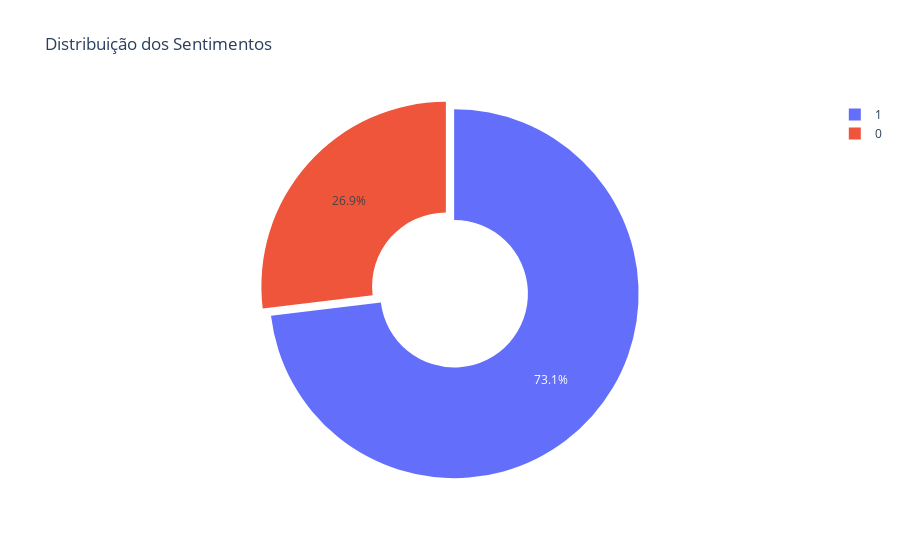

The cell this chart's notebook holds for it:
### Markdown cell above
## 1. Análise de Sentimentos
**Objetivo**: Identificar como os pacientes se sentem em relação ao hospital (positivos, negativos ou neutros).

### Code cell
import plotly.express as px

sentiment_counts = df['Sentiment Label'].value_counts().reset_index()
sentiment_counts.columns = ['Sentiment Label', 'Count']

# Criar gráfico de pizza com um efeito 3D simulado
fig = px.pie(sentiment_counts, names='Sentiment Label', values='Count', title="Distribuição dos Sentimentos", 
             hole = 0.4)
fig.update_traces(pull=[0.03, 0.03, 0.03, 0.03])  # Ajuste para destacar as fatias

fig.show()

### Figure 1 — Plotly figure (JSON) as saved in the notebook; plotly's stock layout.template omitted (floating-point values rounded to 4 significant figures)
{"data": [{"domain": {"x": [0, 1], "y": [0, 1]}, "hole": 0.4, "hovertemplate": "Sentiment Label=%{label}<br>Count=%{value}<extra></extra>", "labels": [1, 0], "legendgroup": "", "name": "", "pull": [0.03, 0.03, 0.03, 0.03], "showlegend": true, "type": "pie", "values": [728, 268]}], "layout": {"legend": {"tracegroupgap": 0}, "title": {"text": "Distribuição dos Sentimentos"}}}
